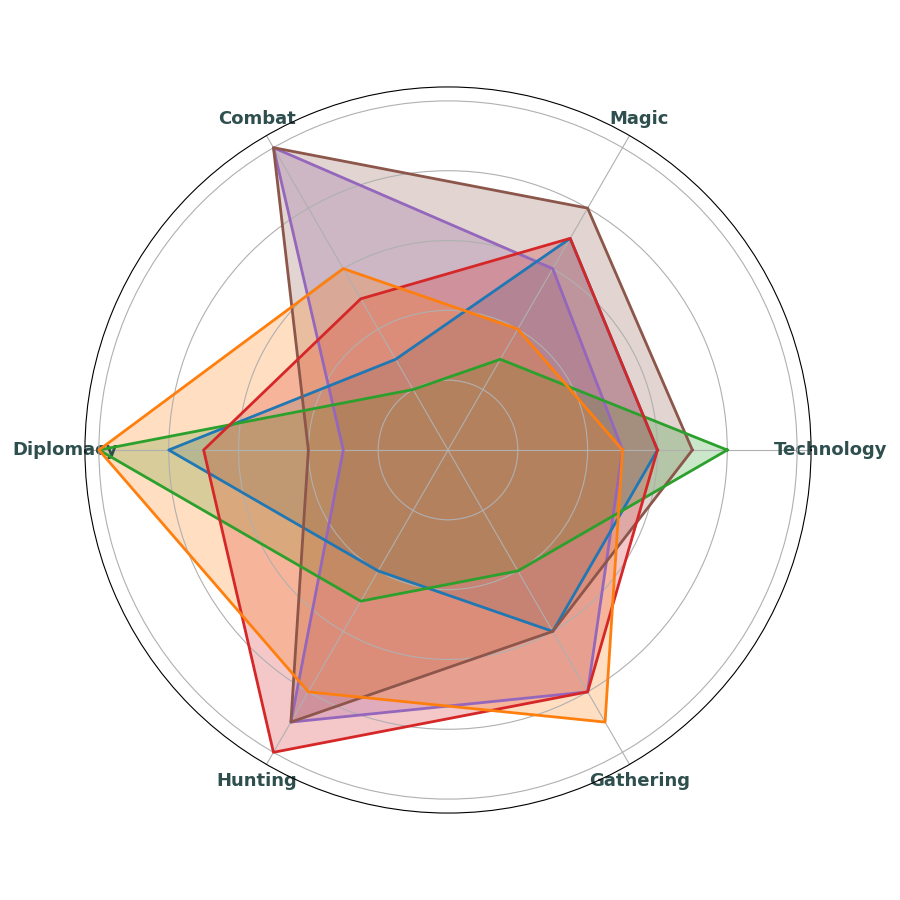

The Python source for this figure:
import matplotlib.pyplot as plt
import numpy as np

civilizations = ['Wizards', 'Goblins', 'Elves', 'Orcs', 'Humans', 'Dwarves']
attributes = ['Technology', 'Magic', 'Combat', 'Diplomacy', 'Hunting', 'Gathering']

elves = [7, 8, 10, 4, 9, 6]
dwarves = [5, 4, 6, 10, 8, 9]
humans = [6, 7, 5, 7, 10, 8]
orcs = [8, 3, 2, 10, 5, 4]
goblins = [6, 7, 3, 8, 4, 6]
wizards = [5, 6, 10, 3, 9, 8]

data = np.array([wizards, goblins, elves, orcs, humans, dwarves])

num_vars = len(attributes)
angles = np.linspace(0, 2 * np.pi, num_vars, endpoint=False).tolist()
angles += angles[:1]

data = np.concatenate((data, data[:, [0]]), axis=1)

fig, ax = plt.subplots(figsize=(9, 9), subplot_kw=dict(polar=True))

colors = ['#9467bd', '#1f77b4', '#8c564b', '#2ca02c', '#d62728', '#ff7f0e']
for idx, (label, color) in enumerate(zip(civilizations, colors)):
    ax.plot(angles, data[idx], linewidth=2, linestyle='solid', color=color)
    ax.fill(angles, data[idx], color=color, alpha=0.25)

ax.set_yticklabels([])
ax.set_xticks(angles[:-1])
ax.set_xticklabels(attributes, fontsize=13, fontweight='bold', color='darkslategray')

plt.tight_layout()
plt.show()
